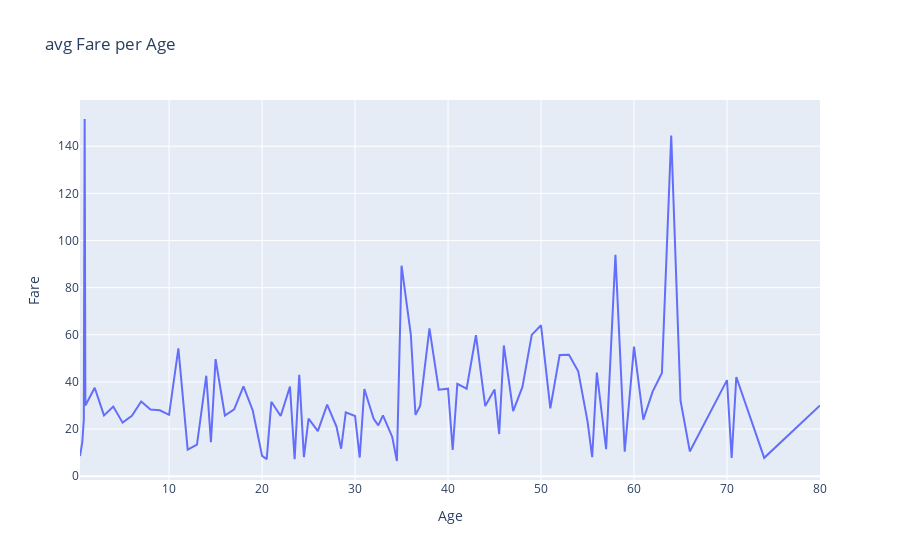

Notebook cell for this chart:
### Code cell
#4 สร้าง Line Graph โดยให้แกน Y เป็นราคาเฉลี่ยของค่าโดยสารของแต่ละอายุ และแกน X เป็นอายุ พร้อมทั้งแก้ชื่อแกน ตั้งชื่อกราฟให้เหมาะสม
Fare = df1.groupby('Age')['Fare'].mean()
fig = px.line(x=Fare.index,y=Fare.values,title='avg Fare per Age', labels={'x':'Age','y':'Fare'})
fig.show()
# df1.groupby('Age')['Fare'].mean()

### Figure 1 — Plotly figure (JSON) as saved in the notebook; plotly's stock layout.template omitted (floating-point values rounded to 4 significant figures)
{"data": [{"hovertemplate": "Age=%{x}<br>Fare=%{y}<extra></extra>", "legendgroup": "", "line": {"color": "#636efa", "dash": "solid"}, "mode": "lines", "name": "", "orientation": "v", "showlegend": false, "type": "scatter", "x": [0.42, 0.67, 0.75, 0.83, 0.92, 1, 2, 3, 4, 5, 6, 7, 8, 9, 10, 11, 12, 13, 14, 14.5, 15, 16, 17, 18, 19, 20, 20.5, 21, 22, 23, 23.5, 24, 24.5, 25, 26, 27, 28, 28.5, 29, 30, 30.5, 31, 32, 32.5, 33, 34, 34.5, 35, 36, 36.5, 37, 38, 39, 40, 40.5, 41, 42, 43, 44, 45, 45.5, 46, 47, 48, 49, 50, 51, 52, 53, 54, 55, 55.5, 56, 57, 58, 59, 60, 61, 62, 63, 64, 65, 66, 70, 70.5, 71, 74, 80], "xaxis": "x", "y": [8.517, 14.5, 19.26, 23.88, 151.6, 30.01, 37.54, 25.78, 29.54, 22.72, 25.58, 31.69, 28.3, 27.94, 26.02, 54.24, 11.24, 13.36, 42.63, 14.45, 49.66, 25.75, 28.39, 38.06, 27.87, 8.624, 7.25, 31.57, 25.5, 37.99, 7.229, 43.04, 8.05, 24.42, 19.09, 30.36, 21.02, 11.66, 27.09, 25.54, 7.9, 37.01, 24.32, 21.54, 25.83, 16.64, 6.438, 89.31, 59.96, 26, 29.81, 62.75, 36.66, 37.11, 11.12, 39.19, 37.13, 59.8, 29.76, 36.82, 17.86, 55.46, 27.6, 37.89, 59.93, 64.03, 28.75, 51.4, 51.48, 44.48, 23.25, 8.05, 43.98, 11.43, 93.9, 10.38, 55, 24.02, 35.9, 43.77, 144.5, 32.09, 10.5, 40.75, 7.75, 42.08, 7.775, 30], "yaxis": "y"}], "layout": {"legend": {"tracegroupgap": 0}, "title": {"text": "avg Fare per Age"}, "xaxis": {"anchor": "y", "domain": [0, 1], "title": {"text": "Age"}}, "yaxis": {"anchor": "x", "domain": [0, 1], "title": {"text": "Fare"}}}}
